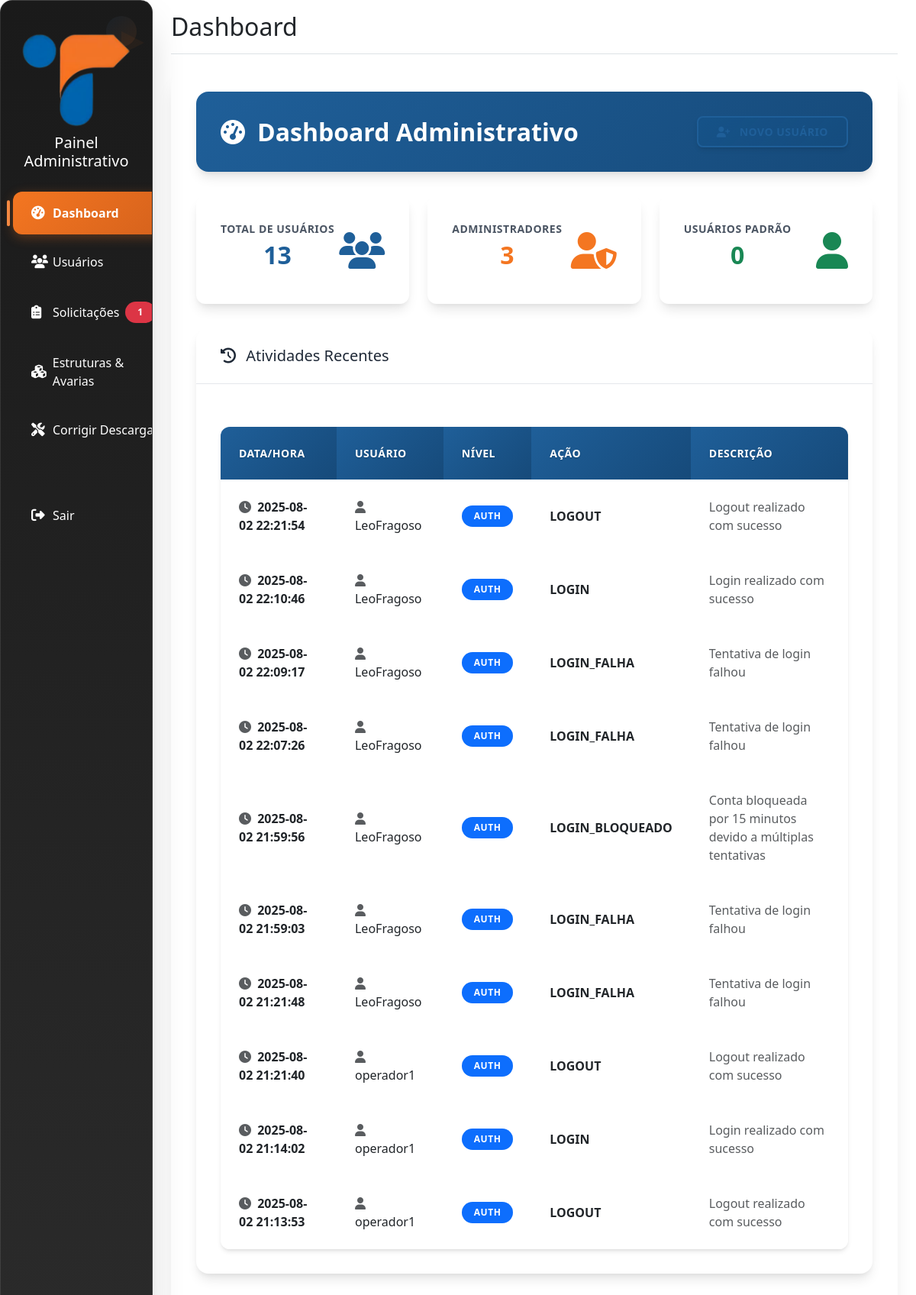
The app's page /admin/dashboard (signed in) with its own data.
### tables this page shows
CREATE TABLE log_atividades (
        id INTEGER PRIMARY KEY AUTOINCREMENT,
        data_hora TEXT NOT NULL,
        usuario TEXT NOT NULL,
        nivel TEXT NOT NULL,
        acao TEXT NOT NULL,
        descricao TEXT
    );

### admin/routes.py (the view)
@admin_bp.route('/dashboard')
@admin_completo_only_required
def admin_dashboard():
    try:
        db = get_db()
        cursor = db.cursor()
        cursor.execute("SELECT COUNT(*) FROM usuarios")
        total_usuarios = cursor.fetchone()[0]
        cursor.execute("SELECT COUNT(*) FROM usuarios WHERE nivel = 'admin'")
        total_admins = cursor.fetchone()[0]
        cursor.execute("SELECT COUNT(*) FROM usuarios WHERE nivel = 'user'")
        total_users = cursor.fetchone()[0]
        cursor.execute("""
            SELECT * FROM log_atividades
            ORDER BY data_hora DESC
            LIMIT 10
        """)
        logs_recentes = cursor.fetchall()
        cursor.execute("""
            SELECT * FROM solicitacoes_registro
            WHERE status = 'pendente'
            ORDER BY data_solicitacao DESC
        """)
        solicitacoes_pendentes = cursor.fetchall()
        cursor.execute("""
            SELECT s.*, u.username, u.email
            FROM solicitacoes_senha s
            JOIN usuarios u ON s.usuario_id = u.id
            WHERE s.status = 'pendente'
            ORDER BY s.data_solicitacao DESC
        """)
        senha_pendentes = cursor.fetchall()
        return render_template('admin/dashboard.html',
                              total_usuarios=total_usuarios,
                              total_admins=total_admins,
                              total_users=total_users,
                              logs_recentes=logs_recentes,
                              solicitacoes_pendentes=solicitacoes_pendentes,
                              senha_pendentes=senha_pendentes,
                              username=session.get('username'),
                              role=session.get('role'))
    except Exception as e:
        logger.error(f"Erro ao carregar dashboard administrativo: {e}")
        flash(f"Erro ao carregar dashboard: {e}", "danger")
        return redirect(url_for('auth.login'))

### db.py (called while the page is built)
def get_db():
    if 'db' not in g:
        try:
            g.db = sqlite3.connect(
                current_app.config['DATABASE'],
                detect_types=sqlite3.PARSE_DECLTYPES,
                timeout=30.0,  # 30 segundos de timeout
                isolation_level=None  # Autocommit mode
            )
            g.db.execute('PRAGMA busy_timeout = 10000;')  # 10 segundos
            g.db.row_factory = sqlite3.Row
            logger.debug("Nova conexão com o banco de dados estabelecida")
        except sqlite3.Error as e:
            logger.error(f"Erro ao conectar ao banco de dados: {e}")
            raise
    return g.db

### utils/db.py (called while the page is built)
def get_db():
    try:
        return main_get_db()
    except Exception as e:
        logger.error(f"Erro ao obter conexão com o banco de dados: {e}")
        if 'db' not in g:
            g.db = sqlite3.connect(
                current_app.config['DATABASE'],
                detect_types=sqlite3.PARSE_DECLTYPES,
                timeout=30.0
            )
            g.db.row_factory = sqlite3.Row
        return g.db

### utils/permissions.py (called while the page is built, shortened)
def get_user_role():
    role = session.get('role') or session.get('nivel')
    return role

def has_role(required_role):
    user_role = get_user_role()
    if not user_role or user_role not in ROLES:
        return False
    return ROLES[user_role] >= ROLES[required_role]

def admin_completo_only_required(f):
    @wraps(f)
    def decorated_function(*args, **kwargs):
        user_role = get_user_role()
        return f(*args, **kwargs)
    return decorated_function

### templates/admin/dashboard.html (shortened to what this page needs)
{% extends "admin/base.html" %}
{% block extra_css %}
<link rel="stylesheet" href="{{ url_for('static', filename='css/admin-theme.css') }}">
{% endblock %}
{% block content %}
<div class="main-content">
            <div class="page-header">
                <div class="d-flex justify-content-between align-items-center">
                    <h1>
                        <i class="fas fa-tachometer-alt me-2"></i>
                        Dashboard Administrativo
                    </h1>
                    <div class="btn-toolbar">
                        <div class="btn-group">
                            <a href="{{ url_for('admin.novo_usuario') }}" class="btn btn-outline-primary">
                                <i class="fas fa-user-plus me-1"></i> Novo Usuário
                            </a>
                        </div>
                    </div>
                </div>
            </div>
            <div class="admin-stats fade-in-up">
                <div class="stat-card">
                    <div class="d-flex align-items-center justify-content-between">
                        <div>
                            <div class="stat-label">Total de Usuários</div>
                            <div class="stat-value">{{ total_usuarios }}</div>
                        </div>
                        <div class="stats-icon">
                            <i class="fas fa-users fa-3x text-itracker-blue"></i>
                        </div>
                    </div>
                </div>
                <div class="stat-card">
                    <div class="d-flex align-items-center justify-content-between">
                        <div>
                            <div class="stat-label">Administradores</div>
                            <div class="stat-value text-itracker-orange">{{ total_admins }}</div>
                        </div>
                        <div class="stats-icon">
                            <i class="fas fa-user-shield fa-3x text-itracker-orange"></i>
                        </div>
                    </div>
                </div>
                <div class="stat-card">
                    <div class="d-flex align-items-center justify-content-between">
                        <div>
                            <div class="stat-label">Usuários Padrão</div>
                            <div class="stat-value text-success">{{ total_users }}</div>
                        </div>
                        <div class="stats-icon">
                            <i class="fas fa-user fa-3x text-success"></i>
                        </div>
                    </div>
                </div>
            </div>
            <div class="admin-card mb-4 slide-in-right">
                <div class="card-header">
                    <h5 class="mb-0">
                        <i class="fas fa-history me-2"></i>
                        Atividades Recentes
                    </h5>
                </div>
                <div class="card-body">
                    <div class="table-responsive">
                        <table class="table table-hover">
                            <thead>
                                <tr>
                                    <th>Data/Hora</th>
                                    <th>Usuário</th>
                                    <th>Nível</th>
                                    <th>Ação</th>
                                    <th>Descrição</th>
                                </tr>
                            </thead>
                            <tbody>
                                {% if logs_recentes %}
                                    {% for log in logs_recentes %}
                                    <tr>
                                        <td>
                                            <i class="fas fa-clock me-1 text-muted"></i>
                                            {{ log.data_hora }}
                                        </td>
                                        <td>
                                            <i class="fas fa-user me-1 text-muted"></i>
                                            {{ log.usuario }}
                                        </td>
                                        <td>
                                            <span class="badge bg-{{ 'success' if log.nivel == 'user' else 'warning' if log.nivel == 'admin' else 'primary' }}">
                                                {{ log.nivel }}
                                            </span>
                                        </td>
                                        <td class="fw-semibold">{{ log.acao }}</td>
                                        <td class="text-muted">{{ log.descricao }}</td>
                                    </tr>
                                    {% endfor %}
                                {% endif %}
                            </tbody>
                        </table>
                    </div>
                </div>
            </div>
</div>
{% endblock %}

### records on screen
log_atividades: data_hora "2025-08-02 22:21:54", usuario "LeoFragoso", nivel "AUTH", acao "LOGOUT", descricao "Logout realizado com sucesso"
log_atividades: data_hora "2025-08-02 22:10:46", usuario "LeoFragoso", nivel "AUTH", acao "LOGIN", descricao "Login realizado com sucesso"
log_atividades: data_hora "2025-08-02 22:09:17", usuario "LeoFragoso", nivel "AUTH", acao "LOGIN_FALHA", descricao "Tentativa de login falhou"
log_atividades: data_hora "2025-08-02 22:07:26", usuario "LeoFragoso", nivel "AUTH", acao "LOGIN_FALHA", descricao "Tentativa de login falhou"
log_atividades: data_hora "2025-08-02 21:59:56", usuario "LeoFragoso", nivel "AUTH", acao "LOGIN_BLOQUEADO", descricao "Conta bloqueada por 15 minutos devido a múltiplas tentativas"
log_atividades: data_hora "2025-08-02 21:59:03", usuario "LeoFragoso", nivel "AUTH", acao "LOGIN_FALHA", descricao "Tentativa de login falhou"
log_atividades: data_hora "2025-08-02 21:21:48", usuario "LeoFragoso", nivel "AUTH", acao "LOGIN_FALHA", descricao "Tentativa de login falhou"
log_atividades: data_hora "2025-08-02 21:21:40", usuario "operador1", nivel "AUTH", acao "LOGOUT", descricao "Logout realizado com sucesso"
log_atividades: data_hora "2025-08-02 21:14:02", usuario "operador1", nivel "AUTH", acao "LOGIN", descricao "Login realizado com sucesso"
log_atividades: data_hora "2025-08-02 21:13:53", usuario "operador1", nivel "AUTH", acao "LOGOUT", descricao "Logout realizado com sucesso"

### other values on screen
{{ solicitacoes_pendentes|length }} "1"
{{ total_usuarios }} "13"
{{ total_admins }} "3"
{{ total_users }} "0"
